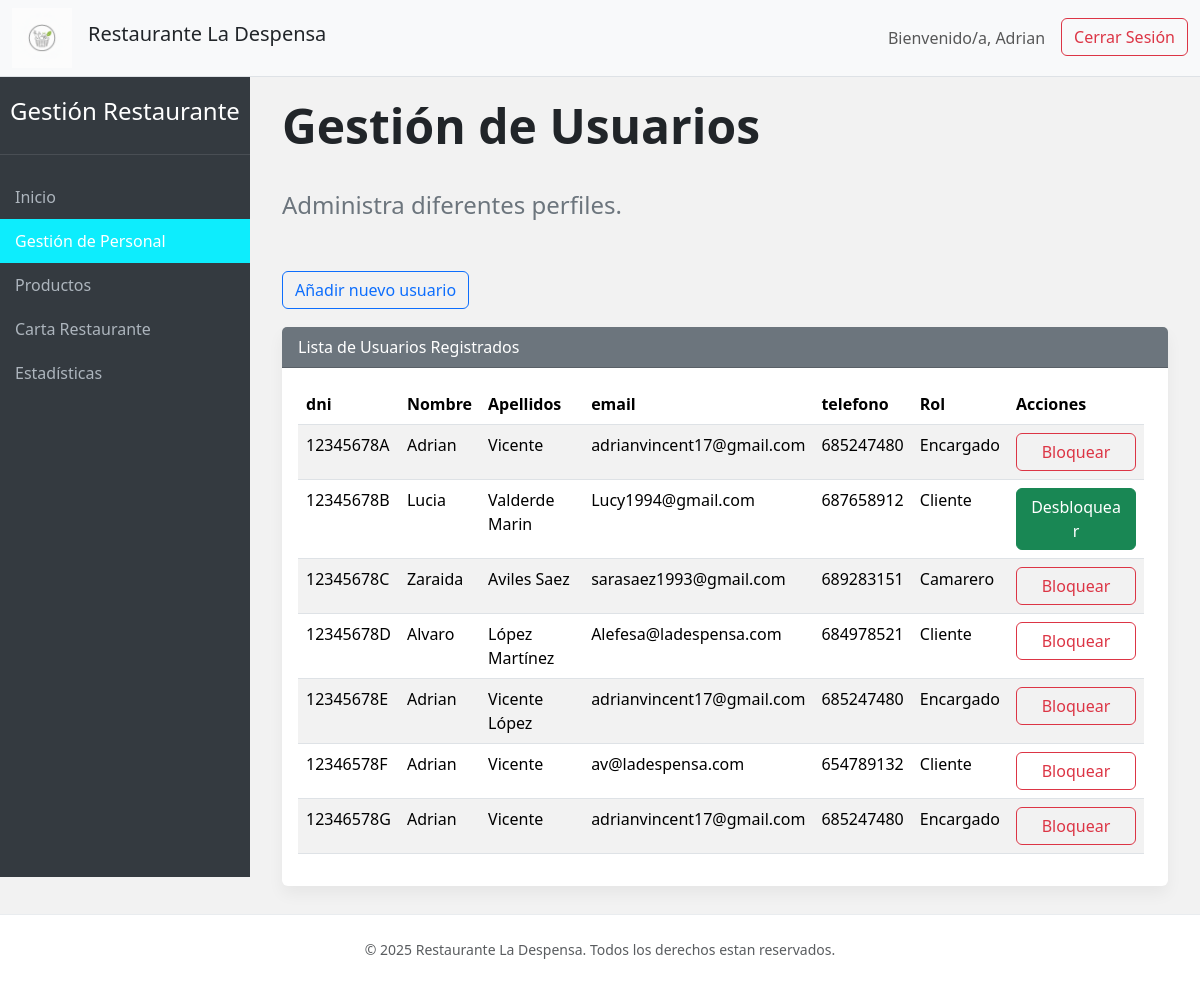
/encargados/modperfil.php (signed in), run on the app's committed database.
### tables this page shows
CREATE TABLE `usuario` (
  `dni` varchar(9) NOT NULL,
  `nombre` varchar(255) NOT NULL,
  `apellidos` varchar(255) DEFAULT NULL,
  `rol` int(11) NOT NULL,
  `email` varchar(255) NOT NULL,
  `telefono` varchar(15) DEFAULT NULL,
  `direccion` varchar(255) DEFAULT NULL,
  `pass` varchar(255) NOT NULL,
  `estado` tinyint(1) NOT NULL DEFAULT 0 COMMENT 'bloqueado=1 desbloqueado=0'
);

### encargados/modperfil.php (the view, shortened to what this page needs)
<?php
include("../conexion.php");
?>
<!doctype html>
<html lang="es">
<head>
    <?php
    include("../head.php");
    ?>
</head>
<body>
    <div class="d-flex flex-column w-100">
        <?php
        include("../nav.php");
        ?>
        <div class="wrapper">
            <?php
            include("navbar.php");
            ?>
            <div id="content">
                <div class="container-fluid">
                    <h1 class="page-heading">Gestión de Usuarios</h1>
                    <p class="subheading">Administra diferentes perfiles.</p>
                    <div class="mb-2">
                        <button class="btn btn-outline-primary" type="button" data-bs-toggle="collapse" data-bs-target="#usuario" aria-expanded="false" aria-controls="usuario">
                            Añadir nuevo usuario
                        </button>
                    </div>
                    <div style="min-height: 10px;">
                    </div>
                    <div class="card mb-2">
                        <div class="card-header bg-secondary text-white">
                            Lista de Usuarios Registrados
                        </div>
                        <div>
                            <div class="card-body">
                                <div class="table-responsive me-2">
                                    <table class="table table-striped table-hover">
                                        <thead>
                                            <tr>
                                                <th>dni</th>
                                                <th>Nombre</th>
                                                <th>Apellidos</th>
                                                <th>email</th>
                                                <th>telefono</th>
                                                <th>Rol</th>
                                                <th>Acciones</th>
                                            </tr>
                                        </thead>
                                        <tbody>
                                            <?php
                                            $consulta = "SELECT dni, nombre, apellidos, email, telefono, rol, estado FROM usuario";
                                            $resultado = mysqli_query($conn, $consulta);
                                            if (mysqli_num_rows($resultado) > 0) {
                                                while ($fila = mysqli_fetch_assoc($resultado)) {
                                                    switch ($fila['rol']) {
                                                        case 2:
                                                            $rolTexto = "Encargado";
                                                            break;
                                                        case 1:
                                                            $rolTexto = "Camarero";
                                                            break;
                                                        default:
                                                            $rolTexto = "Cliente";
                                                    }
                                                    if ($fila['estado'] == 0) {
                                                        $botonTexto = "Bloquear";
                                                        $botonColor = "danger";
                                                        $relleno = "-outline";
                                                    } else {
                                                        $botonTexto = "Desbloquear";
                                                        $botonColor = "success";
                                                        $relleno = "";
                                                    }
                                                    echo "<tr>";
                                                    echo "<td>{$fila['dni']}</td>";
                                                    echo "<td>{$fila['nombre']}</td>";
                                                    echo "<td>{$fila['apellidos']}</td>";
                                                    echo "<td>{$fila['email']}</td>";
                                                    echo "<td>{$fila['telefono']}</td>";
                                                    echo "<td>$rolTexto</td>";
                                                    echo "<td>
                                                    <form action='blockuser.php' method='POST' style='display:inline;'>
                                                    <input type='hidden' name='dni' value='{$fila['dni']}'>
                                                    <button type='submit' class='btn-bloqueo btn btn{$relleno}-{$botonColor} btn-md'>{$botonTexto}</button>
                                                    </form>
                                                    </td>";
                                                    echo "</tr>";
                                                }
                                            } else {
                                                echo "<tr><td colspan='7' class='text-center text-muted'>No hay usuarios registrados</td></tr>";
                                            }
                                            ?>
                                        </tbody>
                                    </table>
                                </div>
                            </div>
                        </div>
                    </div>
                </div>
            </div>
        </div>
        <?php
        include("../footer.php");
        ?>
    </div>
</body>
</html>

### head.php (shortened to what this page needs)
<link href="https://cdn.jsdelivr.net/npm/bootstrap@5.3.3/dist/css/bootstrap.min.css" rel="stylesheet">
<link rel="stylesheet" href="../styles.css" type="text/css">
<link rel="stylesheet" href="https://cdn.jsdelivr.net/npm/bootstrap-icons@1.11.3/font/bootstrap-icons.min.css">

### nav.php (shortened to what this page needs)
<div class="d-flex flex-column w-100">
        <nav class="navbar navbar-expand-lg navbar-light bg-light border-bottom">
            <div class="container-fluid">
                <div class="col-auto"><a class="navbar-brand text-dark" href="quienessomos.php"><img src="../img/LaDespensalogo.png" alt="LaDespensalogo" class="logo"></a></div>
                <div class="col">
                    <h5>Restaurante La Despensa</h5>
                </div>
                <div class="collapse navbar-collapse" id="navbarContent">
                    <ul class="navbar-nav ms-auto">
                        <li class="nav-item">
                            <a class="nav-link" href="#">Bienvenido/a, <span><?php echo $_SESSION['nombre'];?></span></a>
                        </li>
                        <li class="nav-item">
                            <a class="btn btn-outline-danger ms-2" href="../logout.php">Cerrar Sesión</a>
                        </li>
                    </ul>
                </div>
            </div>
        </nav>

### encargados/navbar.php
<?php
$pagina_actual = basename(parse_url($_SERVER['REQUEST_URI'], PHP_URL_PATH));
?>
<nav id="sidebar">
    <div class="sidebar-header">
        <h3>Gestión Restaurante</h3>
    </div>
    <ul class="list-unstyled components sidebar-items">
        <li>
            <a href="indexEncargados.php"
               class="nav-link <?= ($pagina_actual == 'indexEncargados.php') ? 'active' : '' ?>">
               Inicio
            </a>
        </li>
        <li>
            <a href="modperfil.php"
               class="nav-link <?= ($pagina_actual == 'modperfil.php') ? 'active' : '' ?>">
               Gestión de Personal
            </a>
        </li>
         <li>
            <a href="productos.php"
               class="nav-link <?= ($pagina_actual == 'productos.php') ? 'active' : '' ?>">
               Productos
            </a>
        </li>
        <li>
            <a href="carta.php"
               class="nav-link <?= ($pagina_actual == 'carta.php') ? 'active' : '' ?>">
               Carta Restaurante
            </a>
        </li>
        <li>
            <a href="estadisticas.php"
               class="nav-link <?= ($pagina_actual == 'estadisticas.php') ? 'active' : '' ?>">
               Estadísticas
            </a>
        </li>
    </ul>
</nav>

### footer.php
<footer class="minimal-footer mt-auto">
        <div class="container text-center">
            <p class="text-muted small mb-0">&copy; 2025 Restaurante La Despensa. Todos los derechos estan reservados.</p>
        </div>
    </footer>

### styles.css (style rules this page uses)
html, body { height: 100%; margin: 0; }
body { display: flex; min-height: 100vh; flex-direction: column; background-color: #f8f9fa; background: linear-gradient(rgba(0, 0, 0, 0.05), rgba(0, 0, 0, 0.05)); }
.wrapper { display: flex; flex: 1; }
#sidebar { min-width: 250px; max-width: 250px; background: #343a40; color: #fff; transition: all 0.3s; padding-top: 20px; height: 100vh; position: sticky; top: 0; }
#content { width: 100%; padding: 20px; min-height: 100vh; transition: all 0.3s; }
.page-heading { font-size: 3rem; font-weight: 700; margin-bottom: 2rem; color: #212529; }
.subheading { font-size: 1.5rem; font-weight: 300; margin-bottom: 3rem; color: #6c757d; }
.card { border: none; box-shadow: 0 0.5rem 1rem rgba(0, 0, 0, 0.05); margin-bottom: 1.5rem; }
.sidebar-header { padding-bottom: 20px; text-align: center; border-bottom: 1px solid rgba(255, 255, 255, 0.1); margin-bottom: 20px; }
.sidebar-header h3 { color: #fff; font-size: 1.5rem; }
.sidebar-items .nav-link { padding: 10px 15px; color: #adb5bd; font-weight: 500; display: block; }
.sidebar-items .nav-link.active { background: #0dedfd; color: #fff; }
.logo { width: 60px; padding: auto; }
footer.minimal-footer { background-color: #ffffff; padding: 1.5rem 0; border-top: 1px solid #e9ecef; text-align: center; color: #555; width: 100%; margin-top: auto; }
.logo { height: 60px; width: auto; }
.btn-bloqueo { width: 120px; text-align: center; }

### data on the page
usuario: dni "12345678A", nombre "Adrian", apellidos "Vicente", email "adrianvincent17@gmail.com", telefono "685247480", rol "Encargado", estado "Bloquear"
usuario: dni "12345678B", nombre "Lucia", apellidos "Valderde Marin", email "Lucy1994@gmail.com", telefono "687658912", rol "Cliente", estado "Desbloquear"
usuario: dni "12345678C", nombre "Zaraida", apellidos "Aviles Saez", email "sarasaez1993@gmail.com", telefono "689283151", rol "Camarero", estado "Bloquear"
usuario: dni "12345678D", nombre "Alvaro", apellidos "López Martínez", email "Alefesa@ladespensa.com", telefono "684978521", rol "Cliente", estado "Bloquear"
usuario: dni "12345678E", nombre "Adrian", apellidos "Vicente López", email "adrianvincent17@gmail.com", telefono "685247480", rol "Encargado", estado "Bloquear"
usuario: dni "12346578F", nombre "Adrian", apellidos "Vicente", email "av@ladespensa.com", telefono "654789132", rol "Cliente", estado "Bloquear"
usuario: dni "12346578G", nombre "Adrian", apellidos "Vicente", email "adrianvincent17@gmail.com", telefono "685247480", rol "Encargado", estado "Bloquear"

### other printed values
$_SESSION['nombre'] "Adrian"
